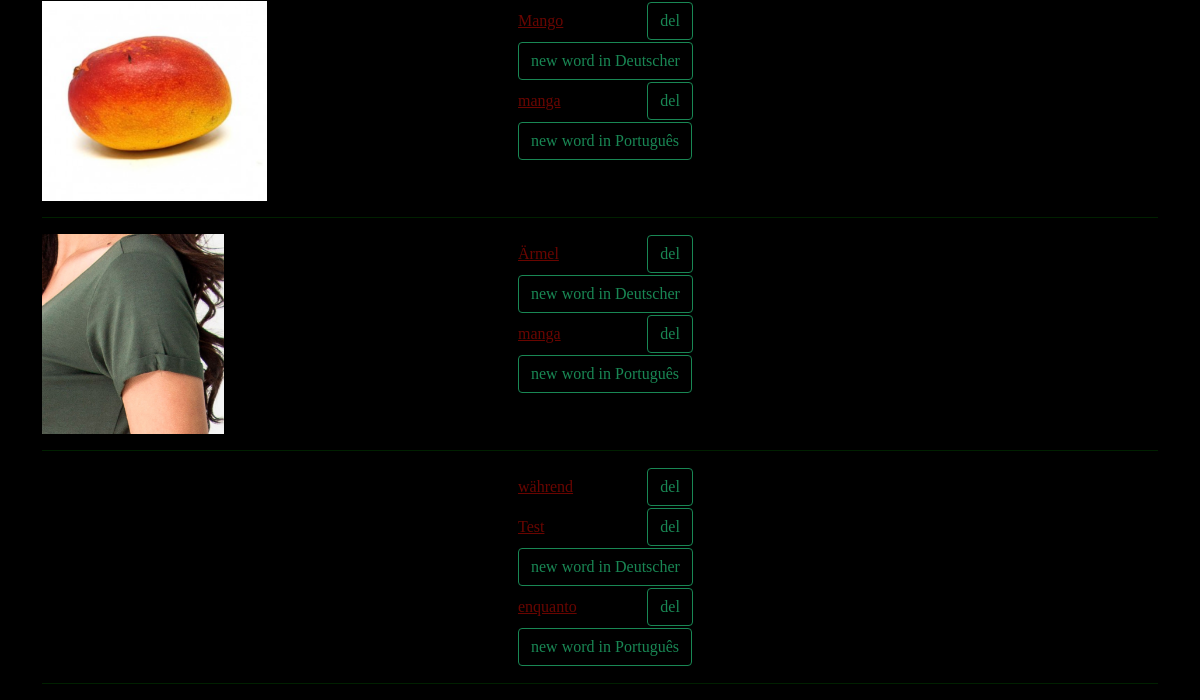
Page /vocabulary/vocabularylist (signed in, lower part) on the earlier database version.
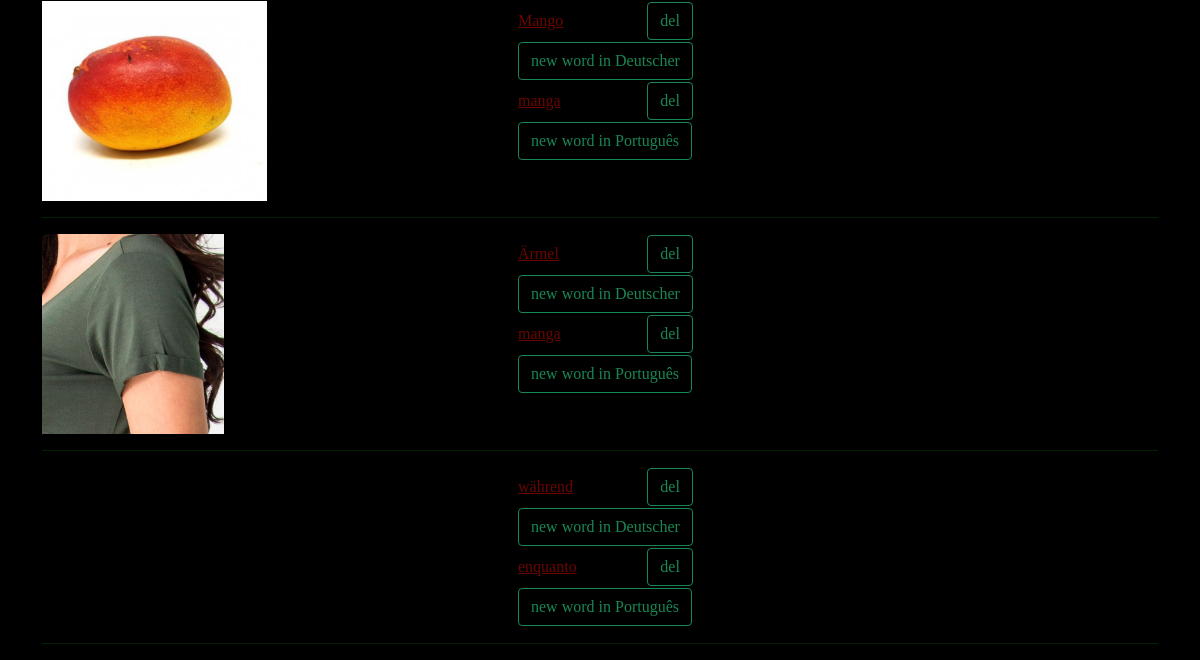
Same page on the later database version.
### vocabulary/models.py (models this page shows, shortened)
class Image (models.Model):
    user   = models.ForeignKey(settings.AUTH_USER_MODEL, verbose_name='Usuário', on_delete=models.CASCADE)
    image  = models.ImageField('Image', upload_to='images/', max_length=500, null=True, blank=True)
    created = models.DateTimeField('Created', auto_now_add=True)
    modified = models.DateTimeField('Modified', auto_now=True)
    class Meta:
        verbose_name        = 'Image'
        verbose_name_plural = 'Images'
    def get_image_url(self):
        try:
            return self.image.url
        except ValueError:
            return ""
        except ApiError as e:
            traceback.print_exc()
            return "/static/images/generic-avatar.png"
    def ImageTargetWords(self):
        language = Default.objects.get(user=self.user).target_language
        imageWords = ImageWord.objects.filter(user=self.user, image=self, word__language=language)
        return imageWords
    def ImageNativeWords(self):
        language = Default.objects.get(user=self.user).native_language
        imageWords = ImageWord.objects.filter(user=self.user, image=self, word__language=language)
        return imageWords

class ImageWord(models.Model):
    user  = models.ForeignKey(settings.AUTH_USER_MODEL, verbose_name='Usuário', on_delete=models.CASCADE)
    word  = models.ForeignKey(Word, verbose_name = 'Word', on_delete=models.CASCADE)
    image = models.ForeignKey(Image, verbose_name = 'Image', on_delete=models.CASCADE)
    class Meta:
        verbose_name        = 'WordImage'
        verbose_name_plural = 'WordsImages'
        unique_together     = ['user', 'word', 'image']

class Word(models.Model):
    user      = models.ForeignKey(settings.AUTH_USER_MODEL, verbose_name='Usuário', on_delete=models.CASCADE)
    language  = models.ForeignKey(Language, verbose_name='Language', on_delete=models.CASCADE, blank=True, null=True)
    word      = models.CharField('Word', max_length=200)
    article   = models.CharField('Article', max_length=10, blank=True, null=True)
    sentence  = models.CharField('Sentence', max_length=1000, blank=True, null=True)
    created = models.DateTimeField('Created', auto_now_add=True)
    modified = models.DateTimeField('Modified', auto_now=True)
    class Meta:
        verbose_name        = 'Word'
        verbose_name_plural = 'Words'
        unique_together = ['user', 'word', 'language']
    def __str__(self):
        return self.word

class Default(models.Model):
    user   = models.ForeignKey(settings.AUTH_USER_MODEL, verbose_name='Usuário', on_delete=models.CASCADE, unique=True)
    target_language = models.ForeignKey(Language, verbose_name='Target Language', related_name = 'target_language_id', on_delete=models.CASCADE, blank=True, null=True)
    native_language = models.ForeignKey(Language, verbose_name='Native Language', related_name = 'native_language_id', on_delete=models.CASCADE, blank=True, null=True)
    created = models.DateTimeField('Created', auto_now_add=True, null=True)
    modified = models.DateTimeField('Modified', auto_now=True, null=True)
    class Meta:
        verbose_name        = 'Default'
        verbose_name_plural = 'Defaults'

class Language (models.Model):
    name = models.CharField('name', max_length=500, unique = True)
    created = models.DateTimeField('Created', auto_now_add=True, null=True)
    modified = models.DateTimeField('Modified', auto_now=True, null=True)
    class Meta:
        verbose_name        = 'Language'
        verbose_name_plural = 'Languages'
    def __str__(self):
        return self.name

### vocabulary/views.py (the view)
# urls.py: path('vocabularylist', VocabularyListView.as_view(),name='vocabularylist'),
class VocabularyListView(LoginRequiredMixin, ListView, VocabularyBase):
    template_name = 'vocabulary/vocabulary_list.html'
    def get_queryset(self):
        self.loadBase(self.request)
        queryset = Image.objects.filter(user = self.request.user)
        return queryset
    def get_context_data(self, **kwargs):
        context = self.setDefaultContext(self.request, super(self.__class__, self).get_context_data(**kwargs))
        return context

### vocabulary/views.py (called while the page is built)
    def loadBase(self, request):
        if (not hasattr(self, 'default') or not hasattr(self, 'nativeWords') or not hasattr(self, 'targetWords')):
            self.default = Default.objects.get(user = self.request.user)
            self.nativeWords = Word.objects.filter(user = self.request.user, language = self.default.native_language)
            self.targetWords = Word.objects.filter(user = self.request.user, language = self.default.target_language)

    def setDefaultContext(self, request, context):
        self.loadBase(request);
        context['default']     = self.default
        context['nativeWords'] = self.nativeWords
        context['targetWords'] = self.targetWords
        return context;

### vocabulary/templates/vocabulary/vocabulary_list.html (shortened to what this page needs)
{% extends 'vocabulary/base.html' %}
{% load widget_tweaks %}
{% block vocabulary %}
  {% for item in object_list %}
    <div class="row">
      <div class="col-5">
        <a href="{% url 'vocabulary:updateimage' item.pk %}"><img src="{{ item.get_image_url }}" alt="{{ item.get_image_url }}" class="img_panel"></a>
      </div>
      <div class="col-7">
        <table>
          {% for imageWord in item.ImageTargetWords %}
            <tr>
              <td><a href="{% url 'vocabulary:update' imageWord.word.pk %}">{{imageWord.word}}</a></td>
              <td style="float: right;"><a class="btn btn-outline-success" href="{% url 'vocabulary:delete' imageWord.word.pk%}">del</a></td>
            </tr>
          {% endfor %}
          <tr>
            <td colspan="2"><a class="btn btn-outline-success" href="{% url 'vocabulary:new' item.pk 'target' %}">new word in {{default.target_language}}</a></td>
          </tr>
          {% for imageWord in item.ImageNativeWords %}
            <tr>
              <td><a href="{% url 'vocabulary:update' imageWord.word.pk%}">{{imageWord.word}}</a></td>
              <td style="float: right;"><a class="btn btn-outline-success" href="{% url 'vocabulary:delete' imageWord.word.pk%}">del</a></td>
            </tr>
          {% endfor %}
          <tr>
            <td colspan="2"><a class="btn btn-outline-success" href="{% url 'vocabulary:new' item.pk 'native' %}">new word in {{default.native_language}}</a></td>
          </tr>
        </table>
      </div>
    </div>
    <div class="row">
      <div class="col-12">
        <hr>
      </div>
    </div>
  {% endfor %}
{% endblock %}

Differences in the rows shown:
removed ImageWord: word "Test", shown under Image (number 3 of 3 on the later page)
